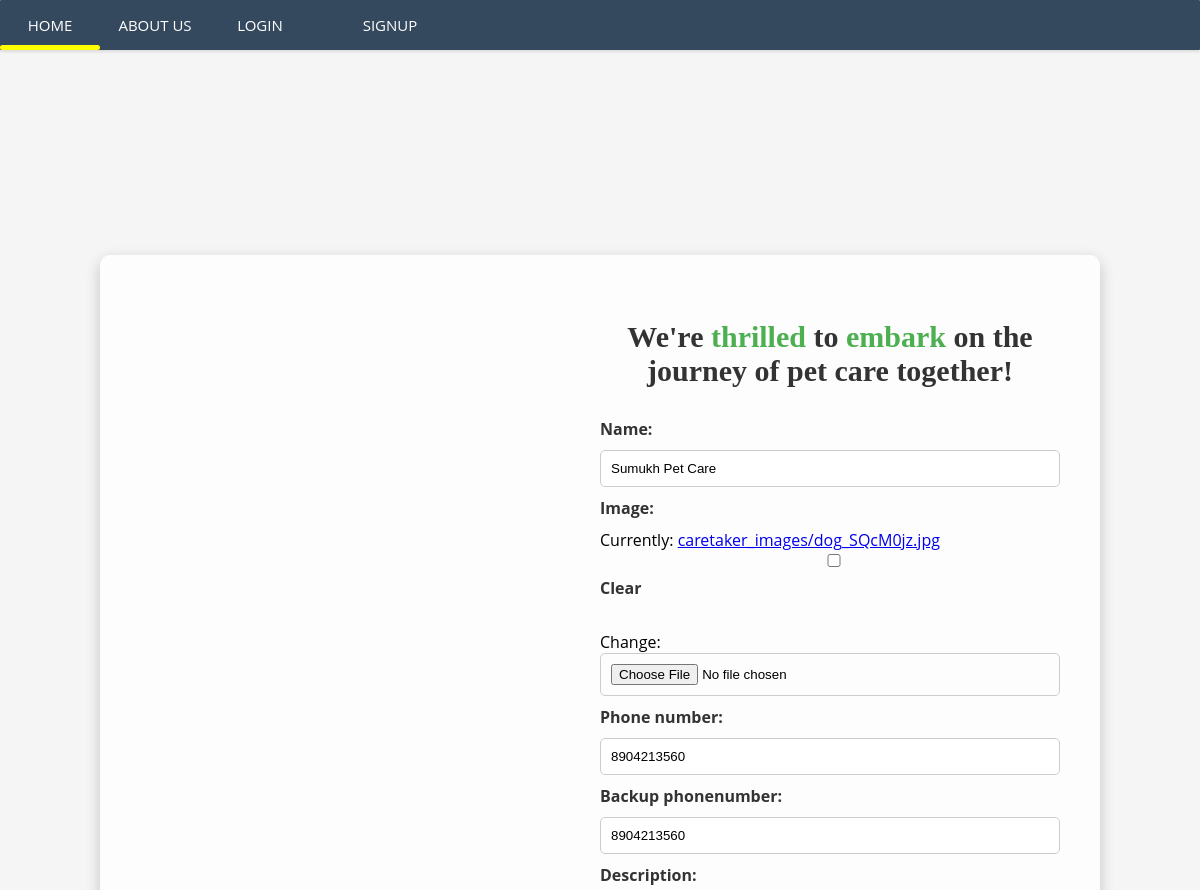
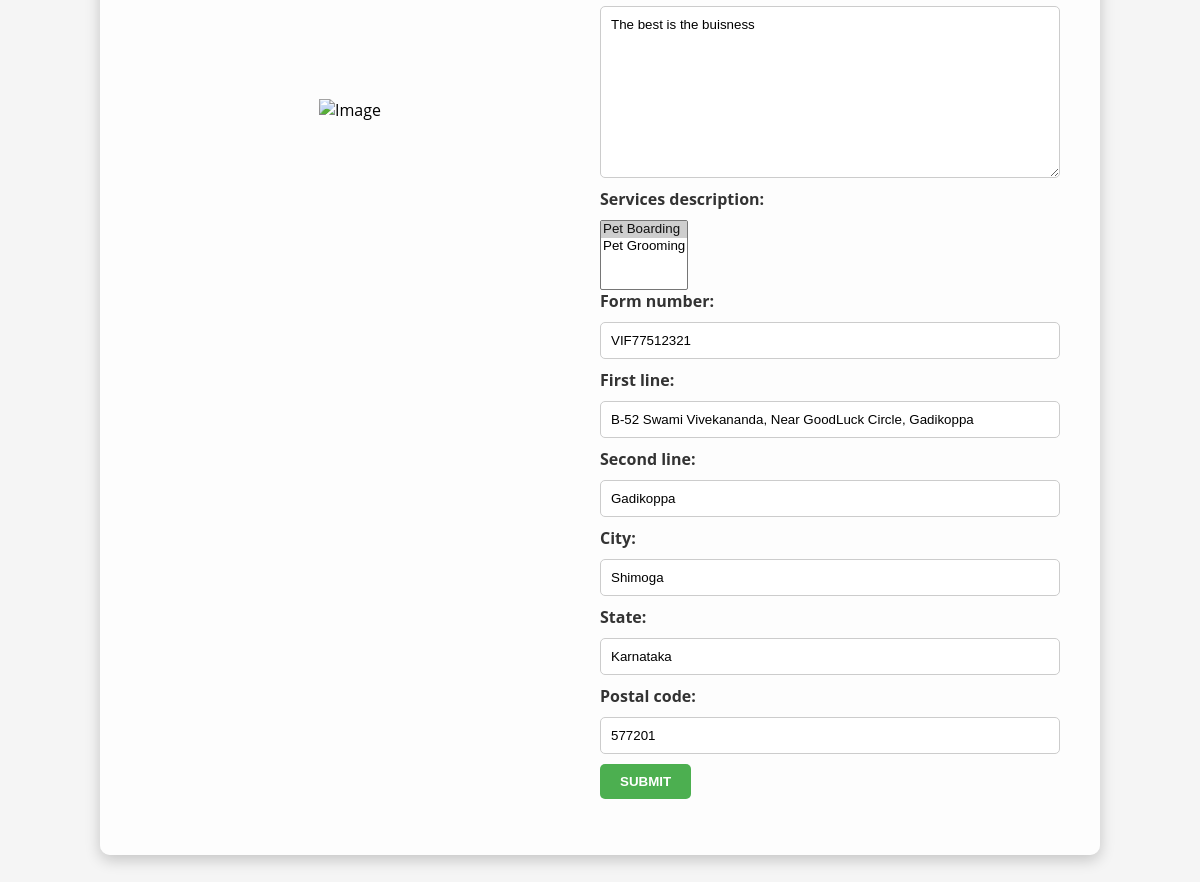
Screenshot of /edit/13/ (signed in) with the database file from the repository (2 pictures, top to bottom).
### caretaker/models.py (models this page shows, shortened)
class UserProfile(models.Model):
    user = models.OneToOneField(User, primary_key=True, verbose_name='user', related_name='profile', on_delete=models.CASCADE)
    name = models.CharField(max_length=100, null=True)
    form_number = models.CharField(max_length=12, null=True)
    phone_number = models.CharField(max_length=10, null=True)
    backup_phonenumber = models.CharField(max_length=10, null=True)
    first_line = models.CharField(max_length=100, null=True)
    second_line = models.CharField(max_length=100, blank=True)
    city = models.CharField(max_length=100, null=True)
    state = models.CharField(max_length=50, null=True)
    postal_code = models.CharField(max_length=20, null=True)
    description = models.TextField(null=True)
    services_description = models.ManyToManyField(Service, through='ServiceDescription')
    image = models.ImageField(upload_to='caretaker_images/', null=True, blank=True)
    view_counter = models.PositiveIntegerField(default=0)

class Service(models.Model):
    name = models.CharField(max_length=100, choices=SERVICE_CHOICES)
    def __str__(self):
        return self.name

### caretaker/views.py (the view, shortened to what this page needs)
# urls.py: path('edit/<int:pk>/',ProfileEditView.as_view(), name='profile-edit'),
class ProfileEditView(LoginRequiredMixin, UserPassesTestMixin, UpdateView):
     model = UserProfile
     fields = ['name', 'image', 'phone_number', 'backup_phonenumber', 'description', 'services_description', 'form_number', 'first_line', 'second_line', 'city', 'state', 'postal_code']
     template_name = 'profile_edit.html'
     def test_func(self):
          profile = self.get_object()
          return self.request.user == profile.user

### templates/profile_edit.html (shortened to what this page needs)
{% load crispy_forms_tags %}
{%block content%}
    <nav>
        <a href="/display">Home</a>
        <a href="/">About Us</a>
        <a href="{% url 'account_login'%}">Login</a>
        <a href="{% url 'account_signup' %}">SignUp</a>
        <div class="animation start-home"></div>
    </nav>
<div class="container">
    <div class="form-container">
        <div class="form-image">
            {% load static %}
            <img src="{% static './dog.jpg' %}" alt="Image">
        </div>
        <div class="form-content">
            <h2 style="font-size: 30px; font-family: 'Comic Sans MS', cursive; color: #333; text-align: center; margin-bottom: 30px;">
                We're <span style="color: #4CAF50;">thrilled</span> to <span style="color: #4CAF50;">embark</span> on the journey of pet care together!</h2>
                <form method="POST" enctype="multipart/form-data">
                    {{form}}
                    <div class="d-grip gap-2">
                        <a href="{% url 'caretaker:profile' user.profile.pk %}" class="stretched-link">
                            <button class="btn btn-success mt-3">Submit</button>
                        </a>
                    </div>
                </form>
                </div>
            </div>
        </div>
{% endblock content%}

### templates/profile_edit.html (style rules this page uses)
.container { width: 100%; height: 250vh; display: flex; align-items: center; justify-content: center; background-color: #f5f5f5; box-shadow: 0 0 10px rgba(0, 0, 0, 0.2); }
.form-container { width: 80%; background-color: rgba(255, 255, 255, 0.8); padding: 20px; box-shadow: 0 2px 4px rgba(0, 0, 0, 0.1); display: flex; flex-wrap: wrap; box-shadow: 0 5px 15px rgba(0, 0, 0, 0.2); border-radius: 10px; }
.form-image { flex: 1; display: flex; align-items: center; justify-content: center; }
.form-image img { max-width: 100%; max-height: 100%; }
.form-content { flex: 1; padding: 20px; }
.form-content h2 { font-size: 24px; margin-bottom: 20px; font-weight: bold; color: #333; }
.form-content label { display: block; margin-bottom: 10px; font-weight: bold; color: #333; }
.form-content input, .form-content textarea { width: 100%; padding: 10px; border: 1px solid #ccc; border-radius: 5px; margin-bottom: 10px; font-family: Arial, sans-serif; }
.form-content button { padding: 10px 20px; background-color: #4CAF50; color: #fff; border: none; border-radius: 5px; cursor: pointer; font-family: Arial, sans-serif; font-weight: bold; text-transform: uppercase; }
nav { position: fixed; top: 0; left: 0; width: 100%; height: 50px; background: #34495e; border-radius: 1px; font-size: 0; box-shadow: 0 2px 3px 0 rgba(0,0,0,0.1); z-index: 100; }
nav a { font-size: 15px; text-transform: uppercase; color: white; text-decoration: none; line-height: 50px; position: relative; z-index: 1; display: inline-block; text-align: center; }
nav .animation { position: absolute; height: 5px; bottom: 0; z-index: 0; background: yellow; transition: all .5s ease 0s; border-radius: 8px; }
a:nth-child(1) { width: 100px; }
nav .start-home,a:nth-child(1):hover~.animation { width: 100px; left: 0; }
a:nth-child(2) { width: 110px; }
a:nth-child(3) { width: 100px; }
a:nth-child(4) { width: 160px; }

### rows the page displays
UserProfile: name "Sumukh Pet Care", phone_number "8904213560", backup_phonenumber "8904213560", description "The best is the buisness", form_number "VIF77512321", first_line "B-52 Swami Vivekananda, Near GoodLuck Circle, Gadikoppa", second_line "Gadikoppa", city "Shimoga", state "Karnataka", postal_code "577201"
